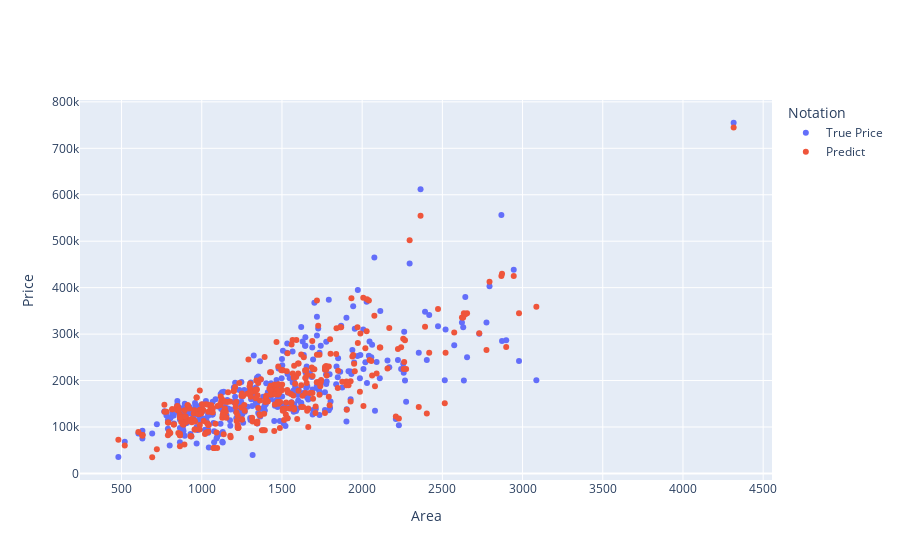

The cell this chart's notebook holds for it:
### Code cell
fig = go.Figure()
fig.add_trace(go.Scatter(
    x=X_test[:,0],
    y=y_test,
    mode="markers",
    name="True Price"
))
fig.add_trace(go.Scatter(
    x=X_test[:,0],
    y=y_predict_dt,
    mode="markers",
    name="Predict",
))
fig.update_layout(

    xaxis_title="Area",
    yaxis_title="Price",
    legend_title="Notation",

)

### Figure 1 — Plotly figure (JSON) as saved in the notebook; plotly's stock layout.template omitted (floating-point values rounded to 4 significant figures; data arrays with more than 128 entries replaced by an {"elided": "..."} marker saying what was removed)
{"data": [{"mode": "markers", "name": "True Price", "type": "scatter", "x": {"elided": "365 int values"}, "y": {"elided": "365 int values"}}, {"mode": "markers", "name": "Predict", "type": "scatter", "x": {"elided": "365 int values"}, "y": {"elided": "365 float values"}}], "layout": {"legend": {"title": {"text": "Notation"}}, "xaxis": {"title": {"text": "Area"}}, "yaxis": {"title": {"text": "Price"}}}}
